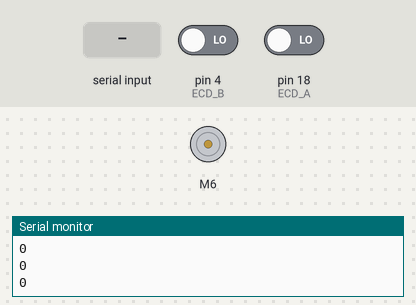
Bench run of a sketch on a simulated Arduino Mega 2560, built with avr-gcc and run on an emulated ATmega2560. Parts: DC motor (green arrow = forward, orange = backward, longer = faster), the last lines printed to the serial monitor. Inputs (shaded band) come from the test bench; at power-on: pin 18 (ECD_A) LOW, pin 4 (ECD_B) LOW.

Above: at 1.2 s.
1.3 s: "30,150\n" received over Serial
At 1.67 s:
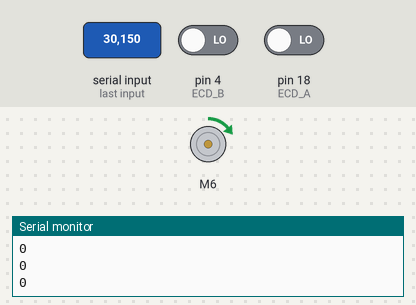
4.3 s: pin 18 (ECD_A) driven HIGH
At 16.26 s:
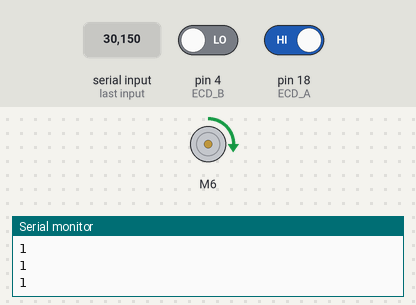
Timing chart, 0 to 20.8 s (numbered marks = the images above; inputs shaded):
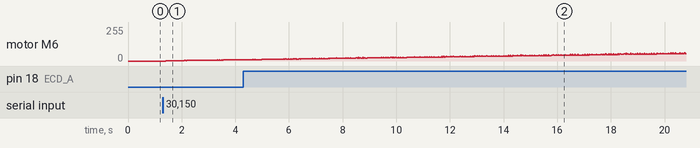

The sketch:

test_PID.ino
```cpp
#include "BTS7960.h"
#include <TimerOne.h>
/* Define Mode
  0: Locked Mode
  1: Auto Handling Mode
  2: Remode Handling Mode
*/
/*============ Pins Table============ */

/*  RF Signal                       Mega2560
      CH2                               45
      CH4                               47
*/

/* Water Pump                       Mega2560
      waterPump                         39
*/

/* BTS7960 DC Motor Controller      Mega2560
    EN                                  8
    L_PWM                               9
    R_PWM                               10

*/

/* BTS7960 DC Servo Controller       Mega2560
    PWA                                 5
    AIN1                                6
    AIN2                                7
*/

/* Encoder Feedback Input             Mega2560
    ENCA (ChannelA) - Interrupt         18
    ENCB (ChannelB) - Normal            4
*/

/* ================================== */

/* Define Signal Channel RF Pins*/
#define channel2  45        // DC Channel
#define channel4  47        // DC Servo Channel

unsigned long duration2, duration3, duration4;
int32_t   pulse1, // RUN_FW
          pulse2, // BACK_RV
          pulse4, // DC_SERVO
          pulse5,
          pulse6;
/* Define Water Pump Pins*/
#define waterPump 39

/* Define DIR DC Motor Pins*/
/* DIR: RUN_Forward (RUN_FW): R_PWM - Run Reverse (RUN_RV): L_PWM */
#define EN       8
#define L_PWM    9
#define R_PWM   10
BTS7960 motorController(EN, L_PWM, R_PWM);

/* Define DC Servo Motor Pins */
#define EN0         5
#define L_PWM0      6
#define R_PWM0      7
BTS7960 motorController0(EN0, L_PWM0, R_PWM0);

/* Define Encoders Pins */
#define ECD_A        18
#define ECD_B        4
float const convert_degree = 100000 / 360;

/* DC Servo Motor Timing */

/* PID Parameter Configuration */
int32_t curPos = 0, desPos = 0, err = 0;
int32_t curPos_fb = 0;
void setup() {
  Serial.begin(4800);
  init_RF();
  //init_WATER_pump();
  Timer1.initialize(20000);
  //Timer1.attachInterrupt(init_Encoders);
  init_Encoders();
}

void loop() {

  if (Serial.available() > 0)
  {
    //Testing Serial
    desPos = Serial.parseInt();
    Serial.readString();
    if (desPos >= 9695)
      desPos = 9695;
    if (desPos <= -9695)
      desPos = -9695;
  }
  noInterrupts();
  curPos_fb = curPos;
  interrupts();
  //read_channel2();
  //duration2 = pulseIn(channel2, HIGH);
  //Serial.println(duration2);
  /* Servo_Handle */
  //read_channel4();
  err = desPos - curPos;
  //DC_SERVO_run(partP(err, 0.198) +  + partI(err, 0) + partD(err, 0)); //1
  //DC_SERVO_run(partP(err, 0.099) +  + partI(err, 0.0001) + partD(err, 0)); //2
  //DC_SERVO_run(partP(err, 0.099) +  + partI(err, 0.001) + partD(err, 0)); //3
  //DC_SERVO_run(partP(err, 0.099) +  + partI(err, 0.00011) + partD(err, 0)); //4
  //DC_SERVO_run(partP(err, 0.099) +  + partI(err, 0.0001) + partD(err,0));
  DC_SERVO_run(partP(err, 0.0495) +  + partI(err, 0.0001) + partD(err, 0));
  //Serial.println(desPos);
  Serial.println("\t");
  Serial.print(curPos);

}

void init_RF() {
  pinMode(channel2, INPUT);
  pinMode(channel4, INPUT);
}

void init_WATER_pump() {
  pinMode(waterPump, OUTPUT);
  digitalWrite(waterPump, LOW);
}

void init_Encoders() {
  digitalWrite(ECD_A, LOW);
  digitalWrite(ECD_B, LOW);
  attachInterrupt(digitalPinToInterrupt(ECD_A), [] {
    if (digitalRead(ECD_B)) {
      curPos--;
    }
    else{
      curPos++;
    }
  }, RISING);

  Serial.setTimeout(100);

}

void WATER_pump_run() {
  digitalWrite(waterPump, HIGH);
}

void WATER_pump_brake() {
  digitalWrite(waterPump, LOW);
}

void DC_motor_run( uint32_t pulse, uint32_t dir ) {
  motorController.Enable();
  if (dir == 1) {
    motorController.TurnLeft(pulse);
  }
  else if (dir == 0) {
    motorController.TurnRight(pulse);
  }
}

void DC_motor_brake() {
  motorController.Disable();
}

void DC_SERVO_run(float value)
{
  value = constrain(value, -255.00, 255.00);
  motorController0.Enable();
  if (value > 0)
  {
    motorController0.TurnRight(value);
    //Serial.println(value);
  }
  else
  {
    motorController0.TurnLeft(-value);

    //Serial.println(-value);
  }
}

void DC_SERVO_brake() {
  motorController0.Disable();
}

float partP(float err, float p)
{
  return err * p;
}

float partD(float err, float d)
{
  static float preErr;
  uint32_t preTime = 0;
  float dErr, ret;

  dErr = err - preErr;
  preErr = err;
  ret = dErr * d / float(millis() - preTime);
  preTime = millis();
  return ret;
}

float partI(float err, float i)
{
  static float sum;
  float ret;
  static uint32_t preTime = 0;

  if (abs(err) < 50)
    sum += err;
  ret = sum * i * float(millis() - preTime);
  preTime = millis();

  return ret;
}

void read_channel2() {
  duration2 = pulseIn(channel2, HIGH);
  if (duration2 >= 1050 && duration2 <= 1910) {
    duration2 = constrain(duration2, 1050, 1910);
    /* Min: 1485 Max: 1910*/
    if ( duration2 >= 1050 && duration2 <= 1473 ) {
      pulse1 = map(duration2, 1473, 1050, 0, 255);
      Serial.println(pulse1);
      DC_motor_run(pulse1, 1); // RUN_FW
    }
    else if ( duration2 >= 1485 && duration2 <= 1910 ) {
      pulse2 = map(duration2, 1485, 1910, 0, 255);
      Serial.println(pulse2);
      DC_motor_run(pulse2, 0); // RUN_RV
    }
  }
}

void read_channel3() {
  duration4 = pulseIn(channel4, HIGH);
  if (duration4 >= 1050 && duration4 <= 1910) {
    duration4 = constrain(duration4, 1050, 1910);
    /* Min: 1485 Max: 1910*/
    if ( duration4 >= 1050 && duration4 <= 1473 ) {
      pulse4 = map(duration4, 1473, 1050, 0, 255);
      Serial.println(pulse1);
      DC_SERVO_run(pulse4); // RUN_FW
    }
    else if ( duration4 >= 1485 && duration4 <= 1910 ) {
      pulse5 = map(duration4, 1485, 1910, 0, 255);
      Serial.println(pulse2);
      DC_SERVO_run(-pulse1); // RUN_RV
    }
  }
}

void read_channel4() {
  duration4 = pulseIn(channel4, HIGH); // DC Servo Motor
  //Serial.println(duration4);
  duration4 = constrain(duration4, 1030, 1890);
  //Serial.println(duration4);
  //Serial.println(duration4);
  duration4 = map(duration4, 1030, 1890, -5, 5);
  desPos = duration4 * 1939;
  Serial.print(" desPos:\t");
  Serial.print(desPos, DEC);

  if (curPos <= -9695) {
    //desPos = -9695;
    //desPos = 0;
    DC_SERVO_brake();
  }
  else if (curPos >= 9695) {
    //desPos = 0;
    DC_SERVO_brake();
  }
  else {
    err = desPos - curPos;
    DC_SERVO_run(partP(err, 0.01) +  + partI(err, 0.1) + partD(err, 0));
    //Serial.println(desPos);
    //Serial.println(curPos);

  }


  //if ((desPos >= -9695) && (desPos <= 9695)){

  //DC_SERVO_run(partP(err, 0.099) +  + partI(err, 0.0001) + partD(err,0));

  //}

}
```
